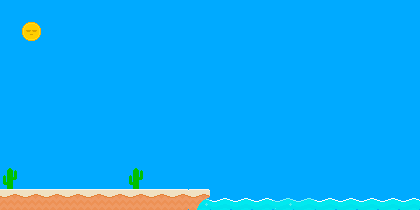

The image is a tile-based game level rendered from a .tmx file. Its description and source (layers, tilesets, objects; grid data summarised) follow:
An orthogonal 20x10 tile map with 21x21 px tiles, 2 tile layers (Tile Layer 3, wother), 1 hidden layer not drawn and 23 objects.

<map version="1.0" tiledversion="1.0.3" orientation="orthogonal" renderorder="right-down" width="20" height="10" tilewidth="21" tileheight="21" backgroundcolor="#00aaff" nextobjectid="92">
 <tileset firstgid="1" name="game_tiles" tilewidth="21" tileheight="21" spacing="2" margin="2" tilecount="900" columns="30">
  <image source="../images/spritesheet.png" width="692" height="692" />
 </tileset>
 <layer name="environment" width="20" height="10" visible="0">
  <data>[200 cells, 34 non-empty, 18 distinct tile ids]</data>
 </layer>
 <layer name="Tile Layer 3" width="20" height="10">
  <data>[200 cells, 1 non-empty, 1 distinct tile ids]</data>
 </layer>
 <layer name="wother" width="20" height="10">
  <data>[200 cells, 23 non-empty, 8 distinct tile ids]</data>
 </layer>
 <objectgroup name="Object Layer 8">
  <object id="81" gid="411" x="294" y="210" width="21" height="21" />
  <object id="82" gid="549" x="294" y="210" width="21" height="21" />
  <object id="84" gid="351" x="357" y="210" width="21" height="21" />
 </objectgroup>
 <objectgroup name="scene 1">
  <object id="46" gid="2147483708" x="189" y="189" width="21" height="21" />
  <object id="53" gid="21" x="42" y="189" width="21" height="21" />
 </objectgroup>
 <objectgroup name="scene 2" visible="0">
  <object id="55" gid="22" x="63" y="189" width="21" height="21" />
  <object id="61" gid="2147483699" x="105" y="189" width="21" height="21" />
 </objectgroup>
 <objectgroup name="scene 3" visible="0">
  <object id="76" gid="27" x="63" y="189" width="21" height="21" />
  <object id="79" gid="2147483702" x="105" y="189" width="21" height="21" />
  <object id="91" gid="750" x="91.5" y="175.5" width="21" height="21" />
 </objectgroup>
 <objectgroup name="scene 4" visible="0">
  <object id="56" gid="27" x="72.5" y="189" width="21" height="21" />
  <object id="57" gid="374" x="89.9913" y="163.139" width="10" height="10" rotation="-15.2509" />
  <object id="58" gid="374" x="94.6905" y="147.296" width="8" height="8" rotation="6.47178" />
  <object id="60" gid="374" x="88.3216" y="137.956" width="6" height="6" rotation="-8.81683" />
  <object id="67" gid="2147483705" x="105" y="189.5" width="21" height="21" />
  <object id="69" gid="374" x="100.985" y="167.591" width="10" height="10" rotation="-15.2509" />
  <object id="70" gid="374" x="103.316" y="147.908" width="6" height="6" rotation="-8.81683" />
  <object id="71" gid="374" x="109.232" y="155.59" width="8" height="8" rotation="-345.428" />
  <object id="72" gid="374" x="106.801" y="136.84" width="4" height="4" rotation="-363.634" />
 </objectgroup>
 <objectgroup name="scene 5" visible="0">
  <object id="63" gid="24" x="70.5" y="188" width="21" height="21" />
  <object id="65" gid="59" x="409.5" y="189" width="21" height="21" />
 </objectgroup>
 <objectgroup name="scene 6" visible="0">
  <object id="66" gid="28" x="193" y="173" width="21" height="21" />
 </objectgroup>
 <objectgroup name="scene 7" visible="0">
  <object id="80" gid="28" x="392.5" y="188.5" width="21" height="21" />
 </objectgroup>
</map>
